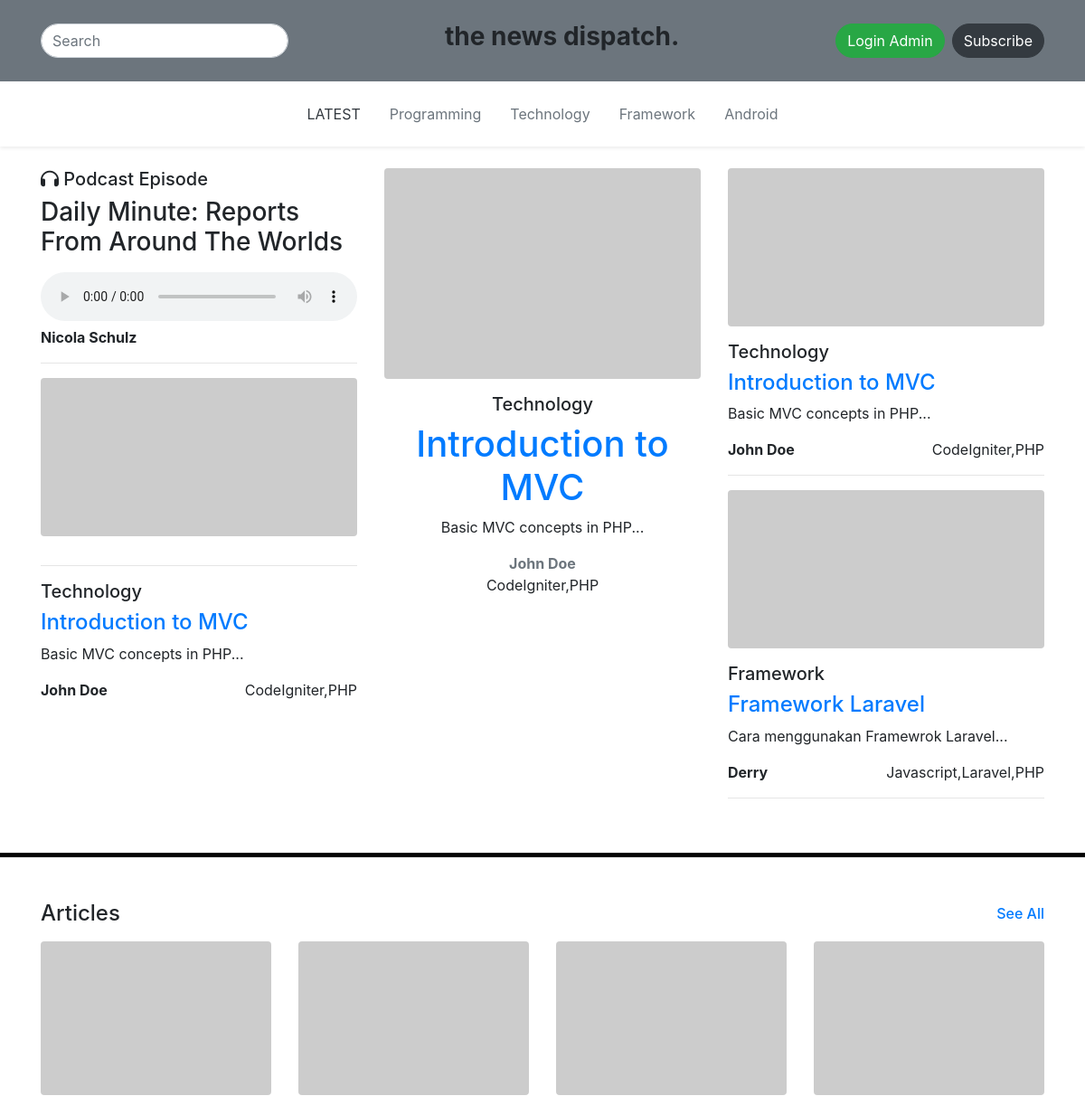
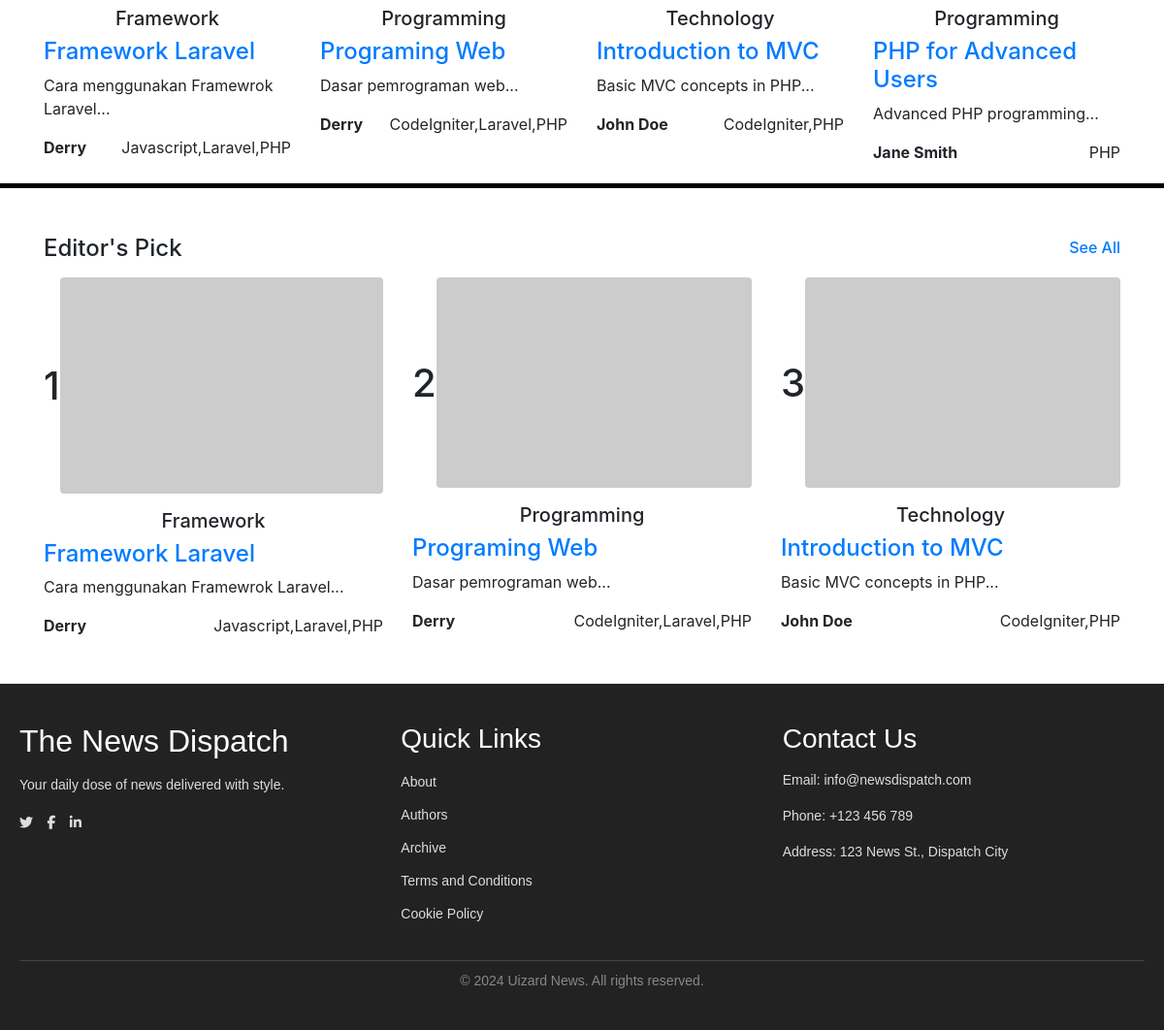
Page /index.php/home on the committed database (2 pictures, top to bottom).
### tables this page shows
CREATE TABLE `categories` (
  `id` int NOT NULL,
  `name` varchar(255) DEFAULT NULL
);

CREATE TABLE `articles` (
  `id` int NOT NULL,
  `title` varchar(255) DEFAULT NULL,
  `content` text,
  `author_id` int DEFAULT NULL
);

CREATE TABLE `authors` (
  `id` int NOT NULL,
  `name` varchar(255) DEFAULT NULL,
  `email` varchar(255) DEFAULT NULL
);

### application/controllers/Home.php (called while the page is built, shortened)
<?php
class Home extends CI_Controller {
	public function index()
	{
		$data['articles'] = $this->modelArticle->getAll();
		$data['categories'] = $this->modelCategory->getAll();
		$data['random1'] = $this->modelArticle->getRandom(1);
		$data['random2'] = $this->modelArticle->getRandom(1);
		$data['random3'] = $this->modelArticle->getRandom(2);
		$this->load->view('layoutHome/header', $data);
		$this->load->view('layoutHome/navbar', $data);
		$this->load->view('home/index', $data);
		$this->load->view('layoutHome/footer', $data);
	}
}

### index.php (called while the page is built, shortened)
<?php
require_once BASEPATH.'core/CodeIgniter.php';

### application/models/modelCategory.php (called while the page is built, shortened)
<?php
class modelCategory extends CI_Model
{
  public function getAll()
  {
    $this->db->order_by('id', 'ASC');
    return $this->db->get('categories')->result_array();
  }
}

### application/models/modelArticle.php (called while the page is built, shortened)
<?php
class modelArticle extends CI_Model
{
    public function getAll()
    {
        $this->db->select('
            articles.id AS article_id,
            articles.title,
            articles.content,
            authors.name AS author_name,
            GROUP_CONCAT(DISTINCT categories.name) AS categories,
            GROUP_CONCAT(DISTINCT tags.name) AS tags
        ');
        $this->db->from('articles');
        $this->db->join('authors', 'articles.author_id = authors.id');
        $this->db->join('article_category', 'articles.id = article_category.article_id', 'left');
        $this->db->join('categories', 'article_category.category_id = categories.id', 'left');
        $this->db->join('article_tag', 'articles.id = article_tag.article_id', 'left');
        $this->db->join('tags', 'article_tag.tag_id = tags.id', 'left');
        $this->db->order_by('article_id', 'DESC');
        $this->db->group_by('articles.id');
        $query = $this->db->get();
        return $query->result_array();
    }
    public function getRandom($limit)
    {
        $this->db->select('
            articles.id AS article_id,
            articles.title,
            articles.content,
            authors.name AS author_name,
            GROUP_CONCAT(DISTINCT categories.name) AS categories,
            GROUP_CONCAT(DISTINCT tags.name) AS tags
        ');
        $this->db->from('articles');
        $this->db->join('authors', 'articles.author_id = authors.id');
        $this->db->join('article_category', 'articles.id = article_category.article_id', 'left');
        $this->db->join('categories', 'article_category.category_id = categories.id', 'left');
        $this->db->join('article_tag', 'articles.id = article_tag.article_id', 'left');
        $this->db->join('tags', 'article_tag.tag_id = tags.id', 'left');
        $this->db->order_by('RAND()');
        $this->db->limit($limit);
        $this->db->group_by('articles.id');
        $query = $this->db->get();
        return $query->result_array();
    }
}

### application/views/home/index.php (the view, shortened to what this page needs)
<div class="content-wrapper">
    <div class="container py-4">
        <div class="row gy-4">
            <div class="col-lg-4 col-md-6 col-sm-12">
                <h5 class="mb-2"><i class="fa-solid fa-headphones"></i> Podcast Episode</h5>
                <h3 class="mb-3">Daily Minute: Reports From Around The Worlds</h3>
                <audio controls class="w-100">
                    <source src="your-audio-file.mp3" type="audio/mpeg">
                </audio>
                <p class="card-text"><strong>Nicola Schulz</strong></p>
                <hr>
                <?php foreach ($random1 as $rd1): ?>
                <img src="https://placehold.co/600x300" class="img-fluid rounded mb-3" alt="">
                <hr>
                <h5><?= $rd1['categories']; ?></h5>
                <a href="<?= base_url('home/article/' . urlencode($rd1['article_id'])); ?>">
                    <h4><?= $rd1['title']; ?></h4>
                </a>
                <p>
                    <?= substr($rd1['content'], 0, 150); ?>...
                </p>
                <div class="d-flex justify-content-between">
                    <p class="mb-0"><strong><?= $rd1['author_name']; ?></strong></p>
                    <p class="mb-0"><?= $rd1['tags']; ?></p>
                </div>
                <?php endforeach; ?>
            </div>
            <div class="col-lg-4 col-md-6 col-sm-12 text-center">
                <?php foreach ($random2 as $rd2): ?>
                <img src="https://placehold.co/600x400" class="img-fluid rounded mb-3" alt="">
                <h5 class="mb-2"><?= $rd2['categories']; ?></h5>
                <a href="<?= base_url('home/article/' . urlencode($rd2['article_id'])); ?>">
                    <h1><?= $rd2['title']; ?></h1>
                </a>
                <p class="mb-3">
                    <?= substr($rd2['content'], 0, 150); ?>...
                </p>
                <p class="text-muted mb-0">
                    <strong><?= $rd2['author_name']; ?></strong>
                </p>
                <p class="mb-0"><?= $rd2['tags']; ?></p>
                <?php endforeach; ?>
            </div>
            <div class="col-lg-4 col-md-6 col-sm-12">
                <?php foreach ($random3 as $rd3): ?>
                <img src="https://placehold.co/600x300" class="img-fluid rounded mb-3" alt="">
                <h5><?= $rd3['categories']; ?></h5>
                <a href="<?= base_url('home/article/' . urlencode($rd3['article_id'])); ?>">
                    <h4><?= $rd3['title']; ?></h4>
                </a>
                <p>
                    <?= substr($rd3['content'], 0, 150); ?>...
                </p>
                <div class="d-flex justify-content-between">
                    <p class="mb-0"><strong><?= $rd3['author_name']; ?></strong></p>
                    <p class="mb-0"><?= $rd3['tags']; ?></p>
                </div>
                <hr>
                <?php endforeach; ?>
            </div>
        </div>
    </div>
    <div class="divider"></div>
    <div class="container mt-5">
        <div class="row align-items-center mb-3">
            <div class="col">
                <h4 class="mb-0">Articles</h4>
            </div>
            <div class="col text-right">
                <h6 class="text-primary mb-0">See All</h6>
            </div>
        </div>
        <div class="row gy-4">
            <?php $articles = array_slice($articles, 0, 4); foreach ($articles as $article): ?>
            <div class="col-lg-3 col-md-4 col-sm-6">
                <img src="https://placehold.co/600x400" class="img-fluid rounded mb-2" alt="" />
                <h5 class="text-center"><?= $article['categories']; ?></h5>
                <a href="<?= base_url('home/article/' . urlencode($article['article_id'])); ?>">
                    <h4><?= $article['title']; ?></h4>
                </a>
                <p>
                    <?= substr($article['content'], 0, 150); ?>...
                </p>
                <div class="d-flex justify-content-between">
                    <p class="mb-0"><strong><?= $article['author_name']; ?></strong></p>
                    <p class="mb-0"><?= $article['tags']; ?></p>
                </div>
            </div>
            <?php endforeach; ?>
        </div>
    </div>
    <div class="divider"></div>
    <div class="container mt-5">
        <div class="row align-items-center mb-3">
            <div class="col">
                <h4 class="mb-0">Editor's Pick</h4>
            </div>
            <div class="col text-right">
                <h6 class="text-primary mb-0">See All</h6>
            </div>
        </div>
        <div class="row gy-4">
            <?php
                    $articles = array_slice($articles, 0, 3);
                    $i=1; foreach ($articles as $article): ?>
            <div class="col-lg-4 col-md-6">
                <div class="d-flex align-items-center mb-3">
                    <div class="me-3">
                        <h1 class="mb-0"><?= $i++; ?> </h1>
                    </div>
                    <div class="flex-grow-1">
                        <img src="https://placehold.co/600x400" class="img-fluid rounded" alt="" />
                    </div>
                </div>
                <h5 class="text-center"><?= $article['categories']; ?></h5>
                <a href="<?= base_url('home/article/' . urlencode($article['article_id'])); ?>">
                    <h4><?= $article['title']; ?></h4>
                </a>
                <p>
                    <?= substr($article['content'], 0, 150); ?>...
                </p>
                <div class="d-flex justify-content-between">
                    <p class="mb-0"><strong><?= $article['author_name']; ?></strong></p>
                    <p class="mb-0"><?= $article['tags']; ?></p>
                </div>
            </div>
            <?php endforeach; ?>
        </div>
    </div>
</div>

### application/views/layoutHome/navbar.php
<header class="bg-secondary py-4">
    <div class="container d-flex justify-content-between align-items-center">
        <div class="d-flex align-items-center">
            <input type="text" placeholder="Search" class="form-control rounded-pill">
        </div>
        <div class="text-center">
            <h1 class="h3 font-weight-bold">the news dispatch.</h1>
        </div>
        <div class="d-flex align-items-center">
            <a href="<?= base_url() ?>auth/index" class="text-white mr-2 btn btn-success rounded-pill">Login
                Admin</a>
            <button class="btn btn-dark rounded-pill">Subscribe</button>
        </div>
    </div>
</header>
<nav class="bg-white shadow-sm">
    <div class="container">
        <ul class="nav justify-content-center py-3">
            <li class="nav-item">
                <a class="nav-link text-dark" href="<?= base_url() ?>home/index">LATEST</a>
            </li>
            <?php foreach ($categories as $category): ?>
            <li class="nav-item">
                <a class="nav-link text-secondary"
                    href="<?= base_url('home/category/' . urlencode($category['id'])); ?>">
                    <?= $category['name']; ?>
                </a>
            </li>
            <?php endforeach; ?>
        </ul>
    </div>
</nav>

### application/views/layoutHome/header.php (style rules this page uses)
.divider { border-top: 5px solid black; margin: 20px 0; }

### rows in the picture
categories: name "Programming"
categories: name "Technology"
categories: name "Framework"
categories: name "Android"
articles: categories "Technology", title "Introduction to MVC", content "Basic MVC concepts in PHP", author.name "John Doe", tags "CodeIgniter,PHP"
articles: categories "Framework", title "Framework Laravel", content "Cara menggunakan Framewrok Laravel", author.name "Derry", tags "Javascript,Laravel,PHP"
articles: categories "Programming", title "Programing Web", content "Dasar pemrograman web", author.name "Derry", tags "CodeIgniter,Laravel,PHP"
articles: categories "Programming", title "PHP for Advanced Users", content "Advanced PHP programming", author.name "Jane Smith", tags "PHP"
